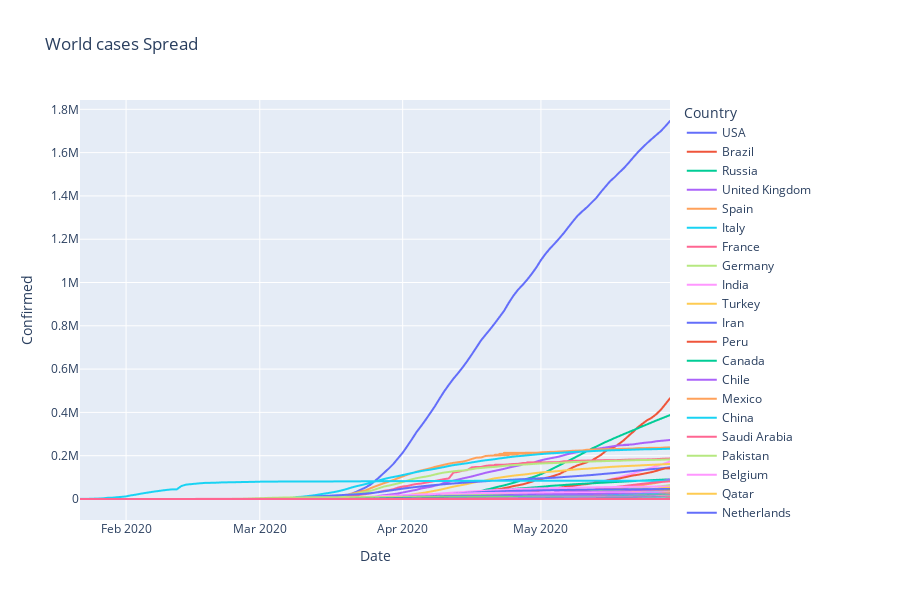

Notebook code cell kept with this figure:
### Code cell
temp = world_df.groupby(['Date', 'Country'])['Confirmed'].max().reset_index()
temp = temp.sort_values(['Confirmed', 'Date', 'Country'], ascending=False)

px.line(temp, x="Date", y="Confirmed", color='Country', title='World cases Spread', height=600)
